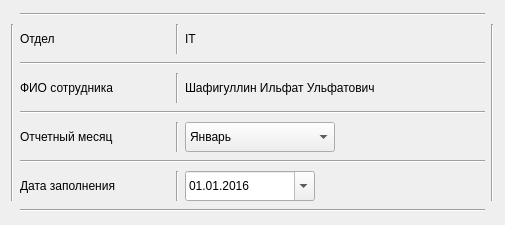
  <widget class="QWidget" name="gridLayoutWidget_2">
   <property name="geometry">
    <rect>
     <x>50</x>
     <y>110</y>
     <width>491</width>
     <height>225</height>
    </rect>
   </property>
   <layout class="QGridLayout" name="gridLayout_2">
    <item row="1" column="1">
     <widget class="QLabel" name="label_8">
      <property name="minimumSize">
       <size>
        <width>150</width>
        <height>30</height>
       </size>
      </property>
      <property name="maximumSize">
       <size>
        <width>150</width>
        <height>30</height>
       </size>
      </property>
      <property name="text">
       <string>Отдел</string>
      </property>
     </widget>
    </item>
    <item row="2" column="1" colspan="3">
     <widget class="Line" name="line_4">
      <property name="orientation">
       <enum>Qt::Horizontal</enum>
      </property>
     </widget>
    </item>
    <item row="1" column="3">
     <widget class="QLabel" name="label_14">
      <property name="sizePolicy">
       <sizepolicy hsizetype="Fixed" vsizetype="Fixed">
        <horstretch>0</horstretch>
        <verstretch>0</verstretch>
       </sizepolicy>
      </property>
      <property name="minimumSize">
       <size>
        <width>300</width>
        <height>30</height>
       </size>
      </property>
      <property name="maximumSize">
       <size>
        <width>300</width>
        <height>30</height>
       </size>
      </property>
      <property name="text">
       <string>IT</string>
      </property>
     </widget>
    </item>
    <item row="7" column="1">
     <widget class="QLabel" name="label_11">
      <property name="sizePolicy">
       <sizepolicy hsizetype="Fixed" vsizetype="Fixed">
        <horstretch>0</horstretch>
        <verstretch>0</verstretch>
       </sizepolicy>
      </property>
      <property name="minimumSize">
       <size>
        <width>150</width>
        <height>30</height>
       </size>
      </property>
      <property name="maximumSize">
       <size>
        <width>150</width>
        <height>30</height>
       </size>
      </property>
      <property name="text">
       <string>Дата заполнения</string>
      </property>
     </widget>
    </item>
    <item row="6" column="1" colspan="3">
     <widget class="Line" name="line_6">
      <property name="orientation">
       <enum>Qt::Horizontal</enum>
      </property>
     </widget>
    </item>
    <item row="3" column="1">
     <widget class="QLabel" name="label_9">
      <property name="sizePolicy">
       <sizepolicy hsizetype="Fixed" vsizetype="Fixed">
        <horstretch>0</horstretch>
        <verstretch>0</verstretch>
       </sizepolicy>
      </property>
      <property name="minimumSize">
       <size>
        <width>150</width>
        <height>30</height>
       </size>
      </property>
      <property name="maximumSize">
       <size>
        <width>150</width>
        <height>30</height>
       </size>
      </property>
      <property name="text">
       <string>ФИО сотрудника</string>
      </property>
     </widget>
    </item>
    <item row="7" column="3">
     <widget class="QDateEdit" name="dateEdit">
      <property name="sizePolicy">
       <sizepolicy hsizetype="Fixed" vsizetype="Fixed">
        <horstretch>0</horstretch>
        <verstretch>0</verstretch>
       </sizepolicy>
      </property>
      <property name="minimumSize">
       <size>
        <width>130</width>
        <height>30</height>
       </size>
      </property>
      <property name="maximumSize">
       <size>
        <width>130</width>
        <height>30</height>
       </size>
      </property>
      <property name="maximumDateTime">
       <datetime>
        <hour>23</hour>
        <minute>59</minute>
        <second>59</second>
        <year>7998</year>
        <month>12</month>
        <day>31</day>
       </datetime>
      </property>
      <property name="minimumDate">
       <date>
        <year>2016</year>
        <month>1</month>
        <day>1</day>
       </date>
      </property>
      <property name="maximumTime">
       <time>
        <hour>23</hour>
        <minute>59</minute>
        <second>59</second>
       </time>
      </property>
      <property name="displayFormat">
       <string>dd.MM.yyyy</string>
      </property>
      <property name="calendarPopup">
       <bool>true</bool>
      </property>
     </widget>
    </item>
    <item row="5" column="1">
     <widget class="QLabel" name="label_13">
      <property name="sizePolicy">
       <sizepolicy hsizetype="Fixed" vsizetype="Fixed">
        <horstretch>0</horstretch>
        <verstretch>0</verstretch>
       </sizepolicy>
      </property>
      <property name="minimumSize">
       <size>
        <width>150</width>
        <height>30</height>
       </size>
      </property>
      <property name="maximumSize">
       <size>
        <width>150</width>
        <height>30</height>
       </size>
      </property>
      <property name="text">
       <string>Отчетный месяц</string>
      </property>
     </widget>
    </item>
    <item row="3" column="3">
     <widget class="QLabel" name="label_10">
      <property name="sizePolicy">
       <sizepolicy hsizetype="Fixed" vsizetype="Fixed">
        <horstretch>0</horstretch>
        <verstretch>0</verstretch>
       </sizepolicy>
      </property>
      <property name="minimumSize">
       <size>
        <width>300</width>
        <height>30</height>
       </size>
      </property>
      <property name="maximumSize">
       <size>
        <width>300</width>
        <height>30</height>
       </size>
      </property>
      <property name="text">
       <string>Шафигуллин Ильфат Ульфатович</string>
      </property>
     </widget>
    </item>
    <item row="7" column="2">
     <widget class="Line" name="line_17">
      <property name="orientation">
       <enum>Qt::Vertical</enum>
      </property>
     </widget>
    </item>
    <item row="3" column="2">
     <widget class="Line" name="line_15">
      <property name="orientation">
       <enum>Qt::Vertical</enum>
      </property>
     </widget>
    </item>
    <item row="0" column="1" colspan="3">
     <widget class="Line" name="line_14">
      <property name="orientation">
       <enum>Qt::Horizontal</enum>
      </property>
     </widget>
    </item>
    <item row="8" column="1" colspan="3">
     <widget class="Line" name="line_13">
      <property name="orientation">
       <enum>Qt::Horizontal</enum>
      </property>
     </widget>
    </item>
    <item row="1" column="0" rowspan="7">
     <widget class="Line" name="line_12">
      <property name="orientation">
       <enum>Qt::Vertical</enum>
      </property>
     </widget>
    </item>
    <item row="5" column="2">
     <widget class="Line" name="line_16">
      <property name="orientation">
       <enum>Qt::Vertical</enum>
      </property>
     </widget>
    </item>
    <item row="1" column="2">
     <widget class="Line" name="line_18">
      <property name="orientation">
       <enum>Qt::Vertical</enum>
      </property>
     </widget>
    </item>
    <item row="4" column="1" colspan="3">
     <widget class="Line" name="line_5">
      <property name="orientation">
       <enum>Qt::Horizontal</enum>
      </property>
     </widget>
    </item>
    <item row="1" column="4" rowspan="7">
     <widget class="Line" name="line_19">
      <property name="orientation">
       <enum>Qt::Vertical</enum>
      </property>
     </widget>
    </item>
    <item row="5" column="3">
     <widget class="QComboBox" name="comboBox">
      <property name="sizePolicy">
       <sizepolicy hsizetype="Fixed" vsizetype="Fixed">
        <horstretch>0</horstretch>
        <verstretch>0</verstretch>
       </sizepolicy>
      </property>
      <property name="minimumSize">
       <size>
        <width>150</width>
        <height>30</height>
       </size>
      </property>
      <property name="maximumSize">
       <size>
        <width>150</width>
        <height>30</height>
       </size>
      </property>
      <property name="baseSize">
       <size>
        <width>150</width>
        <height>30</height>
       </size>
      </property>
      <property name="maxVisibleItems">
       <number>12</number>
      </property>
      <item>
       <property name="text">
        <string>Январь</string>
       </property>
      </item>
      <item>
       <property name="text">
        <string>Февраль</string>
       </property>
      </item>
      <item>
       <property name="text">
        <string>Март</string>
       </property>
      </item>
      <item>
       <property name="text">
        <string>Апрель</string>
       </property>
      </item>
      <item>
       <property name="text">
        <string>Май</string>
       </property>
      </item>
      <item>
       <property name="text">
        <string>Июнь</string>
       </property>
      </item>
      <item>
       <property name="text">
        <string>Июль</string>
       </property>
      </item>
      <item>
       <property name="text">
        <string>Август</string>
       </property>
      </item>
      <item>
       <property name="text">
        <string>Сентябрь</string>
       </property>
      </item>
      <item>
       <property name="text">
        <string>Октябрь</string>
       </property>
      </item>
      <item>
       <property name="text">
        <string>Ноябрь</string>
       </property>
      </item>
      <item>
       <property name="text">
        <string>Декабрь</string>
       </property>
      </item>
     </widget>
    </item>
   </layout>
  </widget>
